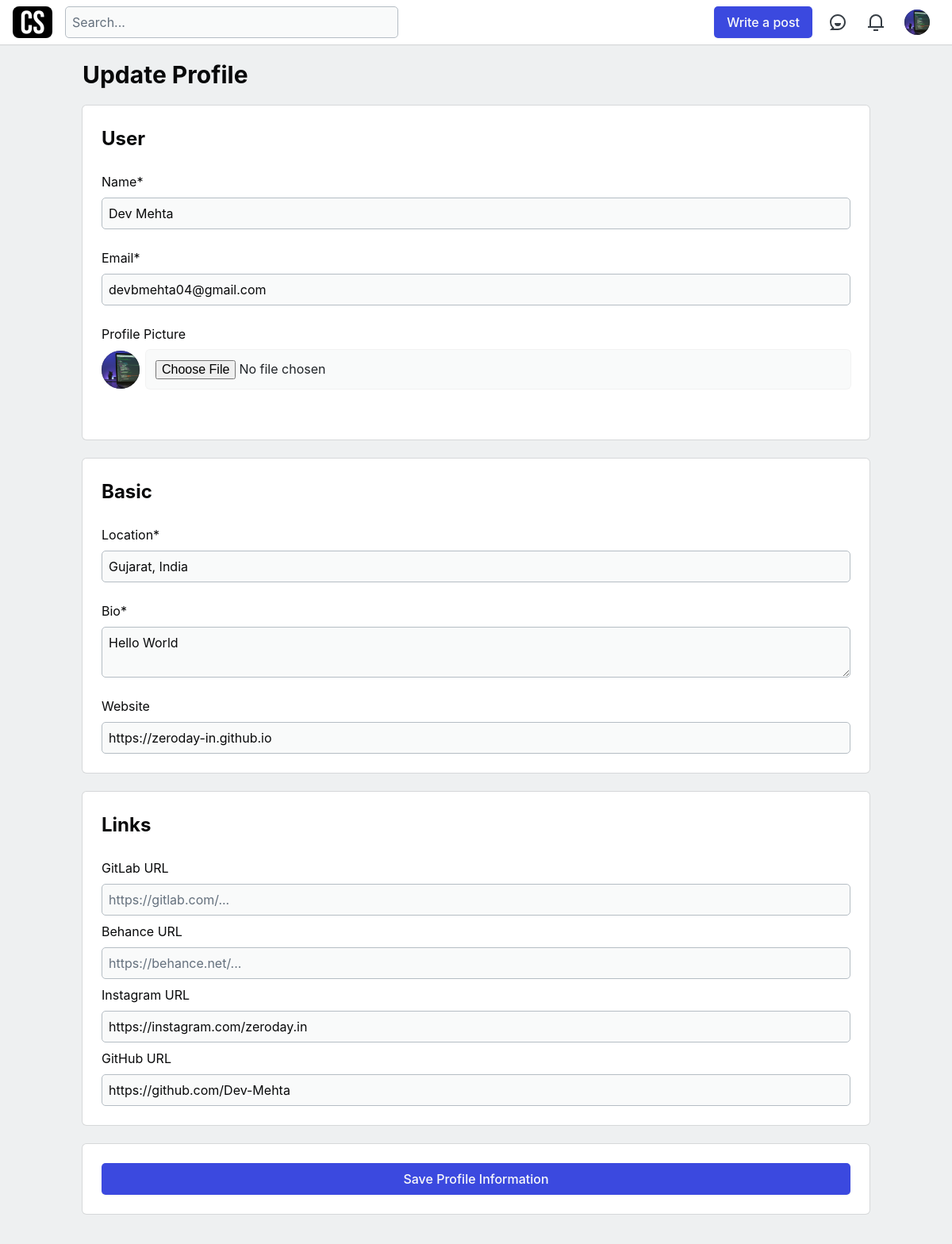
Page /Dev-Mehta/edit-profile/ (signed in, upper part) on the earlier database version.
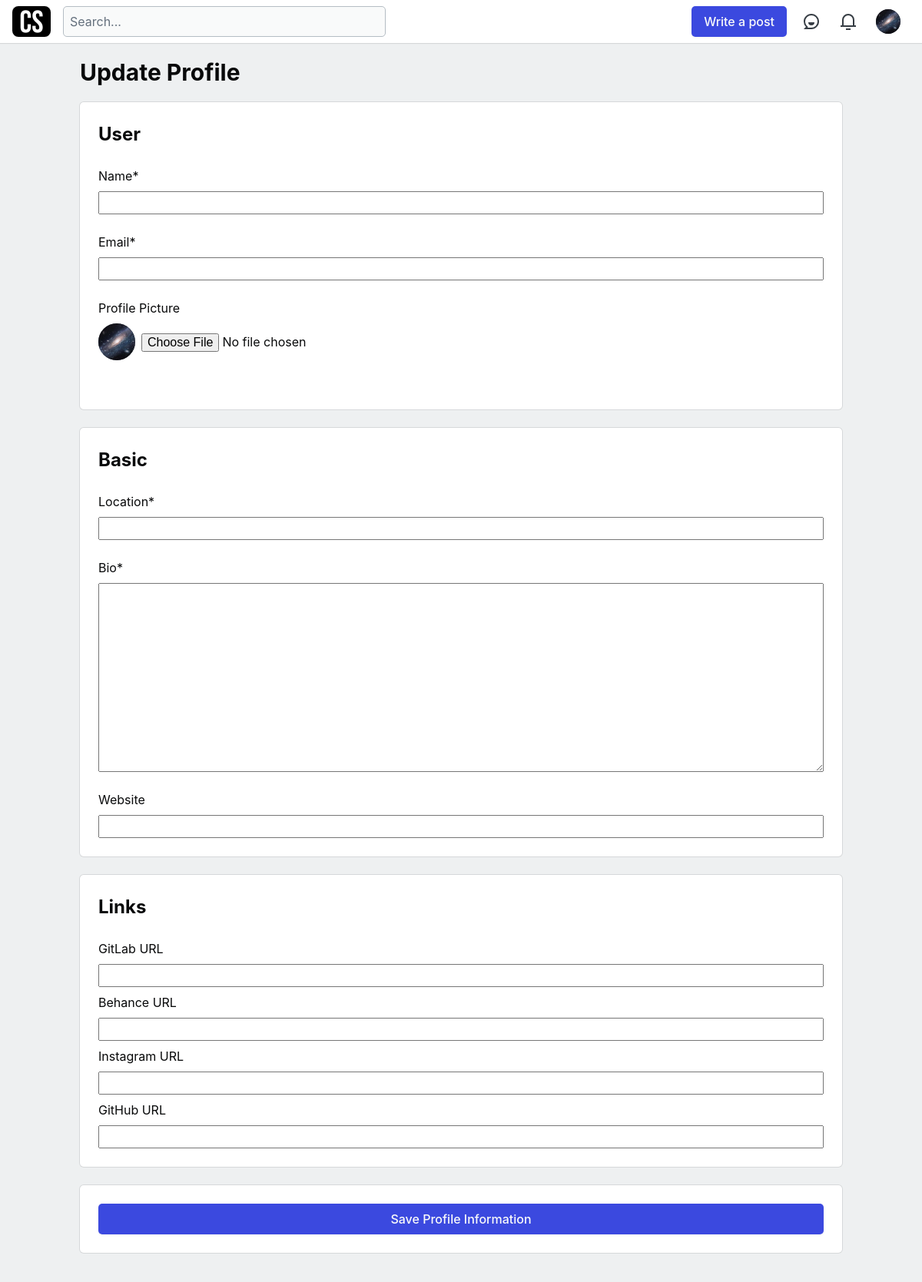
Same page on the later database version.
### accounts/models.py (models this page shows, shortened)
class Profile(models.Model):
	user = models.ForeignKey(User, on_delete=models.CASCADE)
	name = models.CharField(max_length=80)
	email = models.EmailField()
	location = models.CharField(max_length=255)
	profile_picture = models.ImageField(upload_to='media/images/profile_picture', max_length=500)
	bio = models.TextField()
	website = models.URLField(blank=True)
	followers = models.ManyToManyField('Profile',related_name='followed_by')
	following = models.ManyToManyField('Profile')
	gitlab_url = models.URLField(blank=True)
	behance_url = models.URLField(blank=True)
	instagram_url = models.URLField(blank=True)
	github_url = models.URLField(blank=True)
	def __str__(self):
		return str(self.user.username)

### accounts/views.py (the view, shortened to what this page needs)
# urls.py: path('<slug:username>/edit-profile/',login_required(views.UpdateProfile.as_view()), name='update_profile'),
class UpdateProfile(View):
	def get(self, request, *args, **kwargs):
		if request.user.username != self.kwargs['username']:
			return redirect('home')
		else:
			form = ProfileForm()
			profile = Profile.objects.get(user=User.objects.get(username=self.request.user))
			return render(request, "accounts/update_profile_form.html", {"form":form, "profile":profile})

### accounts/forms.py
class ProfileForm(forms.ModelForm):
	def __init__(self, *args, **kwargs):
		super().__init__(*args, **kwargs)
		self.fields['profile_picture'].required = False
	class Meta:
		model = Profile
		fields = ['name', 'email', 'bio', 'location', 'profile_picture', 'website',
		'gitlab_url','behance_url','instagram_url','github_url']

### accounts/templates/accounts/update_profile_form.html (shortened to what this page needs)
{% extends 'base.html' %}
{% load static %}
{% load crispy_forms_tags %}
{% block body %}
<div id="page-content" class="wrapper users users-edit">
  <div
    class="crayons-layout crayons-layout--limited-l crayons-layout--1-col p-4"
  >
    <h1 class="crayons-title">Update Profile</h1>
    <form method="POST" enctype="multipart/form-data">
      <div class="crayons-card crayons-card--content-rows">
        <h2>User</h2>
        <div class="crayons-field">
          {% if form.name.field.required %}
          <label for="{{i.id_for_label}}">{{form.name.name.capitalize}}*</label>
          {% else %}
          <label for="{{i.id_for_label}}">{{form.name.name.capitalize}}</label>
          {% endif %} {{form.name}}
        </div>
        <div class="crayons-field">
          {% if form.email.field.required %}
          <label for="{{i.id_for_label}}"
            >{{form.email.name.capitalize}}*</label
          >
          {% else %}
          <label for="{{i.id_for_label}}">{{form.email.name.capitalize}}</label>
          {% endif %} {{form.email}}
        </div>
        <div class="crayons-field">
          <label for="{{i.id_for_label}}">Profile Picture</label>
          <div class="flex items-center">
            <span class="crayons-avatar crayons-avatar--xl mr-2"
              ><img
			  	id="profile_preview"
                alt="{{profile.name}} profile image"
                src="{{profile.profile_picture.url}}"
                class="crayons-avatar__image"
            /></span>
            {{form.profile_picture}}
          </div>
          <p>&nbsp;</p>
        </div>
      </div>
      <div class="crayons-card crayons-card--content-rows">
        <h2>Basic</h2>
        <div class="crayons-field">
          {% if form.location.field.required %}
          <label for="{{i.id_for_label}}"
            >{{form.location.name.capitalize}}*</label
          >
          {% else %}
          <label for="{{i.id_for_label}}"
            >{{form.location.name.capitalize}}</label
          >
          {% endif %} {{form.location}}
        </div>
        <div class="crayons-field">
          {% if form.bio.field.required %}
          <label for="{{i.bio_for_label}}">{{form.bio.name.capitalize}}*</label>
          {% else %}
          <label for="{{i.id_for_label}}">{{form.bio.name.capitalize}}</label>
          {% endif %} {{form.bio}}
        </div>
        <div class="crayons-field">
          <label for="{{i.id_for_label}}">Website</label>
          {{form.website}}
        </div>
      </div>
      <div class="crayons-card crayons-card--content-rows">
        <h2>Links</h2>
        <div class="crayons-field">
          <label for="">GitLab URL</label>
          {{form.gitlab_url}}
          <label for="">Behance URL</label>
          {{form.behance_url}}
          <label for="">Instagram URL</label>
          {{form.instagram_url}}
          <label for="">GitHub URL</label>
          {{form.github_url}}
        </div>
      </div>
      <div class="crayons-card crayons-card--content-rows">
        <button type="submit" class="crayons-btn" style="width: 100%">
          Save Profile Information
        </button>
      </div>
    </form>
  </div>
</div>
{% endblock %}

### accounts/templates/header.html (shortened to what this page needs)
<header class="crayons-header print-hidden" role="banner">
    <div class="crayons-header__container">
      <a href="/" class="site-logo" aria-label="DEV Community Home">
        <img src="/static/images/logo.png" style="border-radius: 8px;" alt="" width="50">
      </a>
      <div class="crayons-header--search js-search-form" id="header-search"><form method="get" action="/search" accept-charset="UTF-8"><input type="hidden" id="" name="utf8" placeholder="" autocomplete="" value="✓"><input class="crayons-header--search-input crayons-textfield" type="text" name="q" placeholder="Search..." autocomplete="off" aria-label="search"></form>
      </div>
      <div class="flex items-center h-100 ml-auto">
        <a href="/new" class="crayons-btn hidden mr-2 whitespace-nowrap m:block ml-auto">Write a post</a>
        <a href="/connect" id="connect-link" class="crayons-header__link crayons-btn crayons-btn--ghost crayons-btn--icon-rounded" aria-label="Connect">
        </a>
        <a href="/notifications" id="notifications-link" class="crayons-header__link crayons-btn crayons-btn--ghost crayons-btn--icon-rounded" aria-label="Notifications">
        </a>
        <div class="crayons-header__menu desktop" id="crayons-header__menu">
          <button type="button" class="crayons-header__menu__trigger" id="member-menu-button" aria-label="Navigation menu" aria-expanded="false">
            <span class="crayons-avatar crayons-avatar--l">
				<img class="crayons-avatar__image" alt="" id="nav-profile-image" src="{{profile.profile_picture.url}}"></span>
          </button>
        </div>
      </div>
    </div>
  </header>

Differences in the rows shown:
removed Profile: profile_picture (picture)
added Profile: profile_picture (picture)
Other differences:
form field name: "Dev Mehta" → (not shown)
form field email: "devbmehta04@gmail.com" → (not shown)
form field location: "Gujarat, India" → (not shown)
form field bio: "Hello World" → (not shown)
form field website: "https://zeroday-in.github.io" → (not shown)
form field instagram_url: "https://instagram.com/zeroday.in" → (not shown)
form field github_url: "https://github.com/Dev-Mehta" → (not shown)
